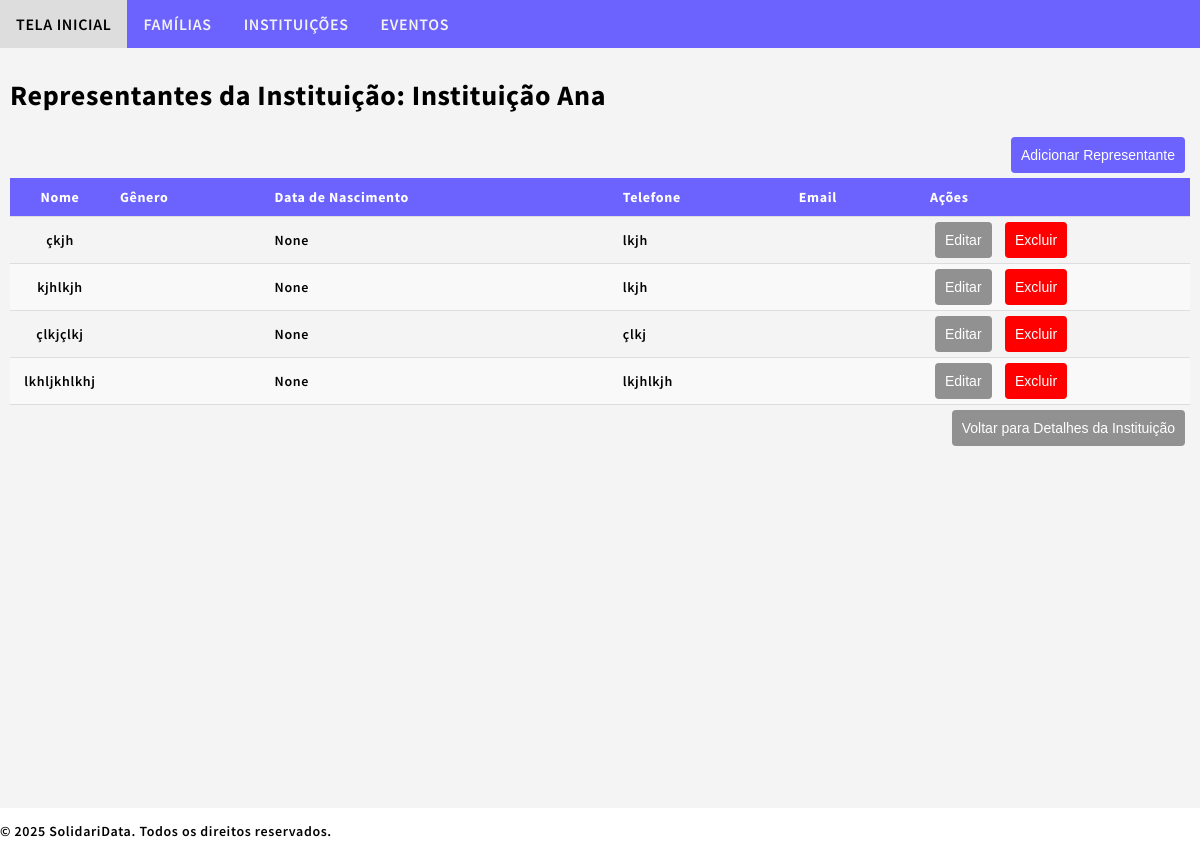
The page /sdata/institutions/11/representatives/ on the database as committed earlier.
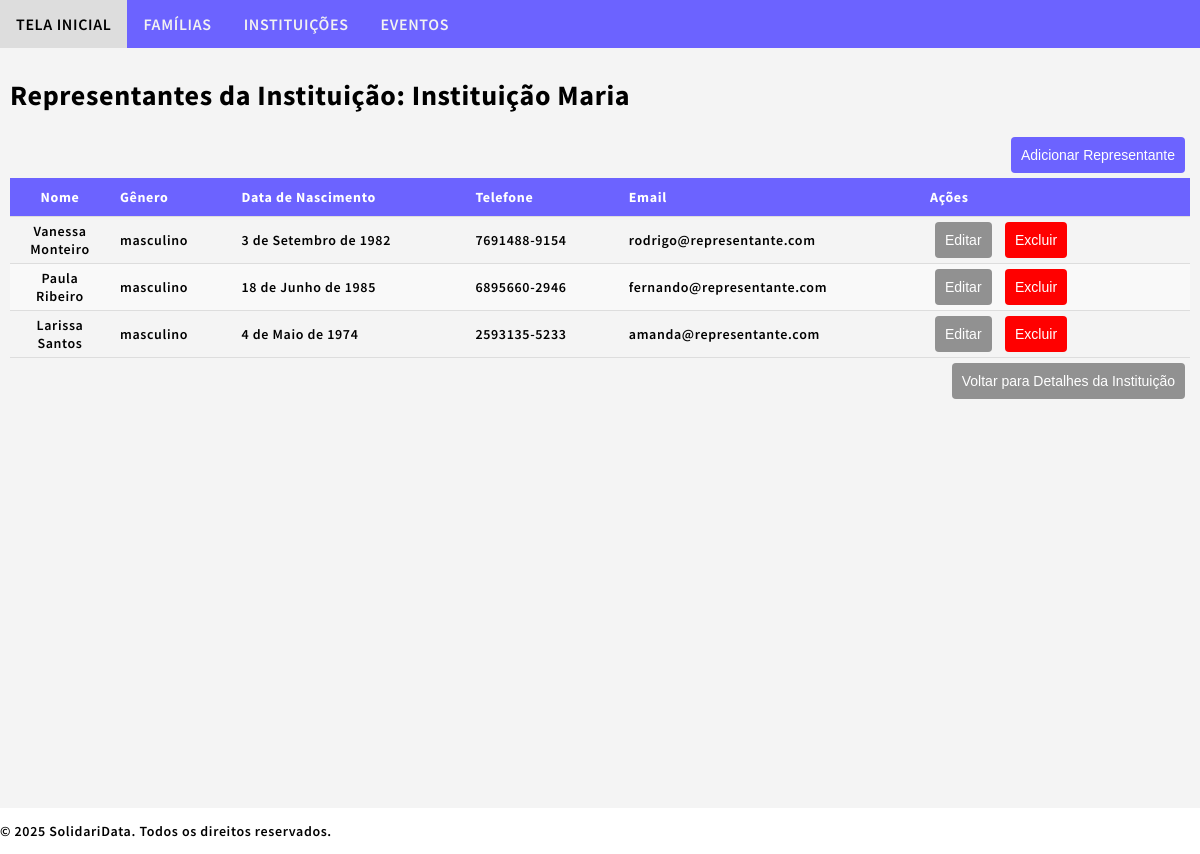
The same page on the database as committed later.
### sdata/models.py (models this page shows, shortened)
class Institution(models.Model):
    institution_id = models.AutoField(primary_key=True)
    institution_name = models.CharField(max_length=100, db_index=True)
    institution_type = models.CharField(max_length=11, choices=[('comunitária', 'Comunitária'), ('privada', 'Privada'), ('pública', 'Pública'), ('religiosa', 'Religiosa'), ('outra', 'Outra')], blank=True)
    institution_cnpj = models.CharField(max_length=18, unique=True, blank=True)
    institution_address_street = models.CharField(max_length=65)
    institution_address_number = models.CharField(max_length=10)
    institution_address_neighborhood = models.CharField(max_length=65)
    institution_address_city = models.CharField(max_length=65)
    institution_address_state = models.CharField(max_length=2, choices=Family.BRAZILIAN_STATES, blank=True, default='SP')
    institution_address_zipcode = models.CharField(max_length=10, blank=True)
    institution_address_complement = models.CharField(max_length=255, blank=True)
    institution_phone = models.CharField(max_length=15, blank=True)
    institution_email = models.EmailField(blank=True)
    institution_website = models.URLField(blank=True)
    institution_social_media = models.CharField(max_length=255, blank=True)
    institution_description = models.TextField(blank=True)
    institution_note = models.TextField(blank=True)
    institution_created = models.DateTimeField(auto_now_add=True)
    institution_updated = models.DateTimeField(auto_now=True)

class InstitutionRepresentative(models.Model):
    institution_representative_id = models.AutoField(primary_key=True)
    institution_representative_name = models.CharField(max_length=100, db_index=True)
    institution_representative_gender = models.CharField(max_length=10, choices=[('masculino', 'Masculino'), ('feminino', 'Feminino'), ('outro', 'Outro')], blank=True)
    institution_representative_birthdate = models.DateField(null=True, blank=True)
    institution_representative_id_number = models.CharField(max_length=14, unique=True)
    institution_representative_address_street = models.CharField(max_length=65)
    institution_representative_address_number = models.CharField(max_length=10)
    institution_representative_address_neighborhood = models.CharField(max_length=65)
    institution_representative_address_city = models.CharField(max_length=65)
    institution_representative_address_state = models.CharField(max_length=2, choices=Family.BRAZILIAN_STATES, blank=True, default='SP')
    institution_representative_address_zipcode = models.CharField(max_length=10, blank=True)
    institution_representative_address_complement = models.CharField(max_length=255, blank=True)
    institution_representative_phone = models.CharField(max_length=15, blank=True)
    institution_representative_email = models.EmailField(blank=True)
    institution_representative_note = models.TextField(blank=True)
    institution_representative_institution = models.ForeignKey(Institution, on_delete=models.CASCADE, related_name="representatives")
    institution_representative_created = models.DateTimeField(auto_now_add=True)
    institution_representative_updated = models.DateTimeField(auto_now=True)

### sdata/views.py (the view)
# urls.py: path('sdata/institutions/<int:institution_pk>/representatives/', views.institution_representative_list, name='institution_representative_list'),
def institution_representative_list(request, institution_pk):
    institution = get_object_or_404(Institution, pk=institution_pk)
    representatives = institution.representatives.all()
    return render(request, 'sdata/institution_representative_list.html', {
        'institution': institution,
        'representatives': representatives,
    })

### sdata/templates/sdata/institution_representative_list.html
{% extends "sdata/base.html" %}
{% block content %}
<h1>Representantes da Instituição: {{ institution.institution_name }}</h1>
<div class="form-actions">
    <button type="button" class="btn-primary" onclick="window.location.href='{% url 'institution_representative_create' institution.pk %}'">
        Adicionar Representante
    </button>
</div>
<table>
    <thead>
        <tr>
            <th>Nome</th>
            <th>Gênero</th>
            <th>Data de Nascimento</th>
            <th>Telefone</th>
            <th>Email</th>
            <th>Ações</th>
        </tr>
    </thead>
    <tbody>
        {% for representative in representatives %}
        <tr>
            <td>{{ representative.institution_representative_name }}</td>
            <td>{{ representative.institution_representative_gender }}</td>
            <td>{{ representative.institution_representative_birthdate }}</td>
            <td>{{ representative.institution_representative_phone }}</td>
            <td>{{ representative.institution_representative_email }}</td>
            <td>
                <button type="button" class="btn-secondary" onclick="window.location.href='{% url 'institution_representative_update' institution.pk representative.pk %}'">
                    Editar
                </button>
                <button type="button" class="btn-danger" onclick="window.location.href='{% url 'institution_representative_delete' institution.pk representative.pk %}'">
                    Excluir
                </button>
            </td>
        </tr>
        {% empty %}
        <tr>
            <td colspan="6" style="text-align: center;">Nenhum representante cadastrado.</td>
        </tr>
        {% endfor %}
    </tbody>
</table>
<div class="form-actions">
    <button type="button" class="btn-secondary" onclick="window.location.href='{% url 'institution_detail' institution.pk %}'">
        Voltar para Detalhes da Instituição
    </button>
</div>
{% endblock %}

Rows that differ between the two databases and show on the page:
no longer on this page (row edited): InstitutionRepresentative: institution_representative_name "çkjh", institution_representative_birthdate "None", institution_representative_phone "lkjh"
no longer on this page (row edited): InstitutionRepresentative: institution_representative_name "kjhlkjh", institution_representative_birthdate "None", institution_representative_phone "lkjh"
no longer on this page (row edited): InstitutionRepresentative: institution_representative_name "çlkjçlkj", institution_representative_birthdate "None", institution_representative_phone "çlkj"
no longer on this page (row edited): InstitutionRepresentative: institution_representative_name "lkhljkhlkhj", institution_representative_birthdate "None", institution_representative_phone "lkjhlkjh"
changed Institution: institution_name "Instituição Ana" → "Instituição Maria"
added InstitutionRepresentative: institution_representative_name "Vanessa Monteiro", institution_representative_gender "masculino", institution_representative_birthdate "3 de Setembro de 1982", institution_representative_phone "7691488-9154", institution_representative_email "rodrigo@representante.com"
added InstitutionRepresentative: institution_representative_name "Paula Ribeiro", institution_representative_gender "masculino", institution_representative_birthdate "18 de Junho de 1985", institution_representative_phone "6895660-2946", institution_representative_email "fernando@representante.com"
added InstitutionRepresentative: institution_representative_name "Larissa Santos", institution_representative_gender "masculino", institution_representative_birthdate "4 de Maio de 1974", institution_representative_phone "2593135-5233", institution_representative_email "amanda@representante.com"
